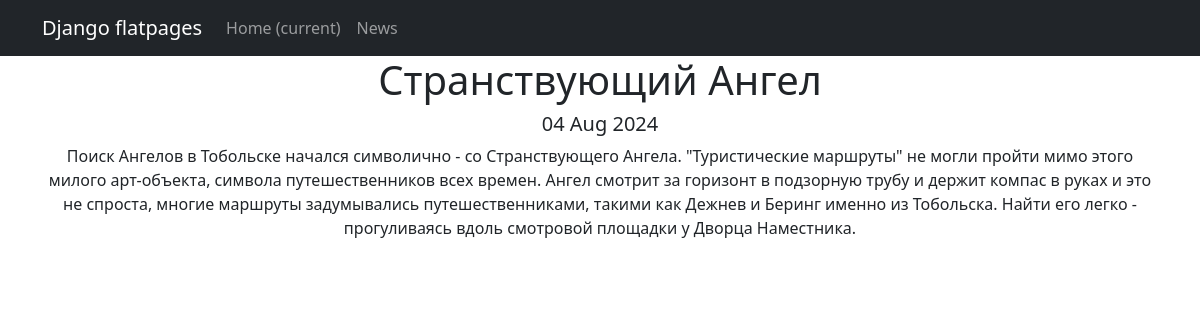
The page /news/2 on the database its author committed.
### news/models.py (models this page shows, shortened)
class Post(models.Model):
    Post_author = models.ForeignKey(Author, on_delete=models.CASCADE)
    Post_News_choice = models.BooleanField(default=False) # False - новость
    Create_time = models.DateTimeField(auto_now_add=True)
    Category = models.ManyToManyField(Category, through='PostCategory')
    Title = models.CharField(max_length=255)
    Text_post = models.TextField()
    Rating_Post = models.IntegerField(default=0)

### news/views.py (the view)
# urls.py: path('<int:pk>', NewsDetail.as_view()),
class NewsDetail(DetailView):
    model = Post
    template_name = 'new.html'
    context_object_name = 'new'

### news/templatetags/custom_filters.py (called while the page is built)
@register.filter()
def censor(value):
    try:
        words = value.lower()
        for word in censor_words1:
            if word in words:
                word_chenge = word[0] + "*" * (len(word) - 1) + '!'
                value = value.replace(word, word_chenge)
        return value
    except TypeError:
        print(f'фильтр не применим к {type(value)}')
    return f'{value} Р'

### templates/new.html
{% extends 'flatpages/default.html' %}
{% load custom_filters %}
{% load custom_tags %}
{% block title %}
<h1>{{ new.Title|censor }}</h1>
<h5> {{ new.Create_time|date:'d M Y'  }} </h5>
{% endblock title %}
{% block content %}
{{ new.Text_post|censor }}
{% endblock content %}

### rows shown on the page
Post: Title|censor "Странствующий Ангел", Create_time "04 Aug 2024", Text_post|censor "Поиск Ангелов в Тобольске начался символично - со Странствующего Ангела. \"Туристические маршруты\" не могли пройти мимо этого милого арт-объекта, символа путешественников всех времен. Ангел смотрит за горизонт в подзорную трубу и держит компас в руках и это не спроста, многие маршруты задумывались путешественниками, такими как Дежнев и Беринг именно из Тобольска. Найти его легко - прогуливаясь вдоль смотровой площадки у Дворца Наместника."
